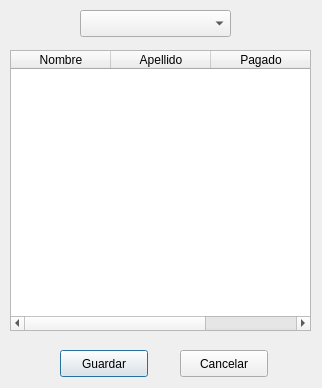
<?xml version="1.0" encoding="UTF-8"?>
<ui version="4.0">
 <class>Dialog</class>
 <widget class="QDialog" name="Dialog">
  <property name="geometry">
   <rect>
    <x>0</x>
    <y>0</y>
    <width>322</width>
    <height>388</height>
   </rect>
  </property>
  <property name="windowTitle">
   <string>Pagados</string>
  </property>
  <widget class="QComboBox" name="comboBoxTandas">
   <property name="geometry">
    <rect>
     <x>80</x>
     <y>10</y>
     <width>151</width>
     <height>27</height>
    </rect>
   </property>
  </widget>
  <widget class="QPushButton" name="pushButton">
   <property name="geometry">
    <rect>
     <x>60</x>
     <y>350</y>
     <width>88</width>
     <height>27</height>
    </rect>
   </property>
   <property name="text">
    <string>Guardar</string>
   </property>
  </widget>
  <widget class="QPushButton" name="pushButtonCancel">
   <property name="geometry">
    <rect>
     <x>180</x>
     <y>350</y>
     <width>88</width>
     <height>27</height>
    </rect>
   </property>
   <property name="text">
    <string>Cancelar</string>
   </property>
  </widget>
  <widget class="QTableWidget" name="tableWidget">
   <property name="geometry">
    <rect>
     <x>10</x>
     <y>50</y>
     <width>301</width>
     <height>281</height>
    </rect>
   </property>
   <column>
    <property name="text">
     <string>Nombre</string>
    </property>
   </column>
   <column>
    <property name="text">
     <string>Apellido</string>
    </property>
   </column>
   <column>
    <property name="text">
     <string>Pagado</string>
    </property>
   </column>
  </widget>
 </widget>
 <resources/>
 <connections/>
</ui>
